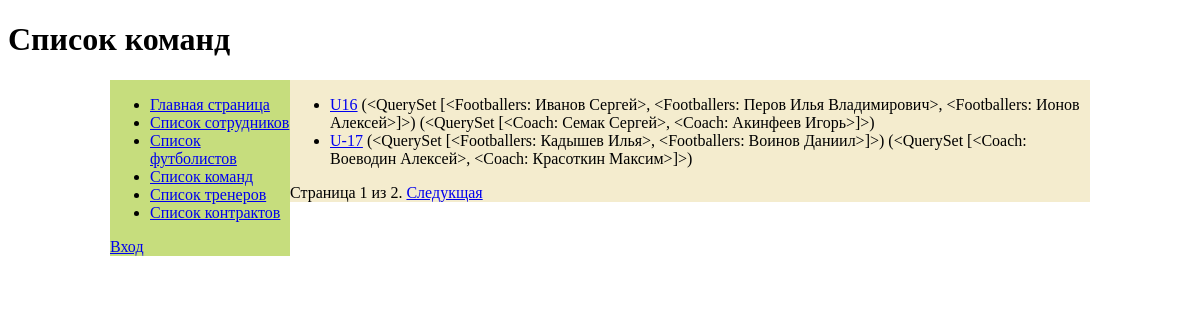
Screenshot of /teams/ with the database file from the repository.
### barsa_app/models.py (models this page shows, shortened)
class Teams(models.Model):
    title = models.CharField(max_length=20)
    footballer = models.ManyToManyField(Footballers)
    coach = models.ManyToManyField(Coach)
    def get_absolute_url(self):
        return reverse('teams-detail', args=[str(self.id)])

class Footballers(models.Model):
    name = models.CharField(max_length=50)
    phone = models.CharField(max_length=11)
    age = models.IntegerField()
    date_birth = models.DateField()
    contract = models.ForeignKey(Contract, on_delete=models.SET_NULL, null=True)
    def __str__(self):
        return self.name

class Coach(models.Model):
    name = models.CharField(max_length=50)
    phone = models.CharField(max_length=11)
    age = models.IntegerField()
    date_birth = models.DateField()
    contract = models.ForeignKey(Contract, on_delete=models.SET_NULL, null=True)
    def __str__(self):
        return self.name

### barsa_app/views.py (the view)
# urls.py: re_path(r'^teams/$', views.TeamsListView.as_view(), name='teams'),
class TeamsListView(generic.ListView):
    model = Teams
    paginate_by = 2

### templates/barsa_app/teams_list.html (shortened to what this page needs)
{% extends 'base.html' %}
{% block header %} Список команд {% endblock header %}
{% block content %}
    {% if teams_list %}
        <ul>
        {% for team in teams_list %}
            <li>
                <a href="{{ team.get_absolute_url }}">
                        {{ team.title }}</a>
                ({{ team.footballer.all }})
                ({{ team.coach.all }})
            </li>
        {% endfor %}
        </ul>
    {% else %}
        <h3>В базе данных нет команд</h3>
    {% endif %}
{% endblock content %}

### rows the page displays
Teams: title "U16", footballer.all "<QuerySet [<Footballers: Иванов Сергей>, <Footballers: Перов Илья Владимирович>, <Footballers: Ионов Алексей>]>", coach.all "<QuerySet [<Coach: Семак Сергей>, <Coach: Акинфеев Игорь>]>"
Teams: title "U-17", footballer.all "<QuerySet [<Footballers: Кадышев Илья>, <Footballers: Воинов Даниил>]>", coach.all "<QuerySet [<Coach: Воеводин Алексей>, <Coach: Красоткин Максим>]>"

### other values shown
{{ page_obj.number }} "1"
{{ page_obj.paginator.num_pages }} "2"
